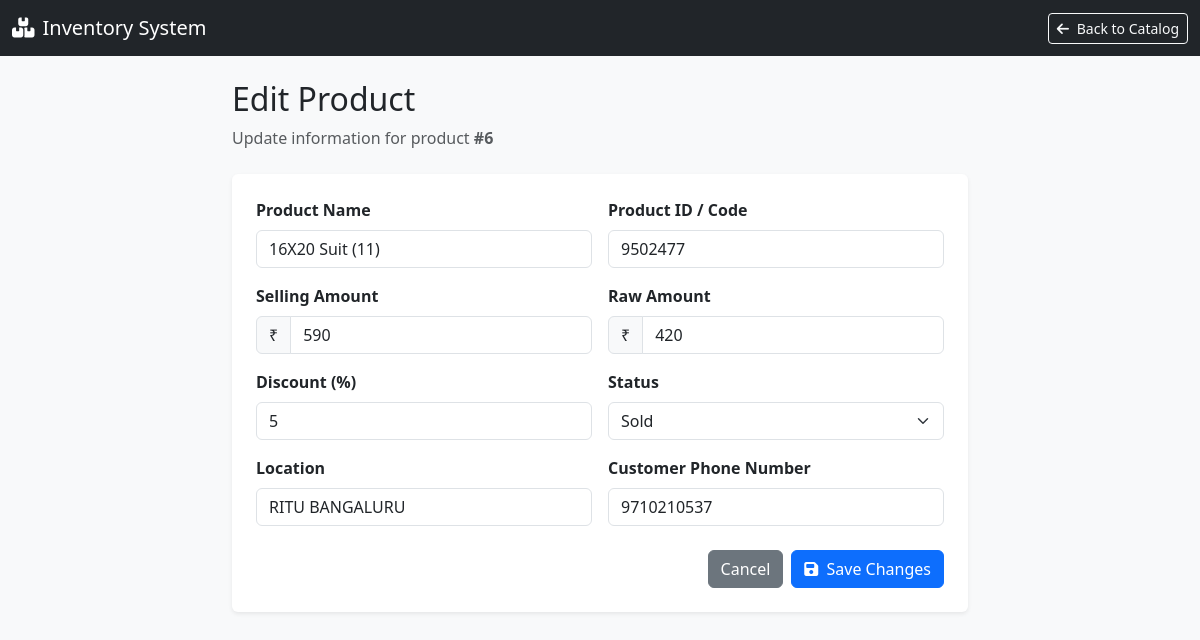
The app's page /edit_product/6 (signed in), older data.
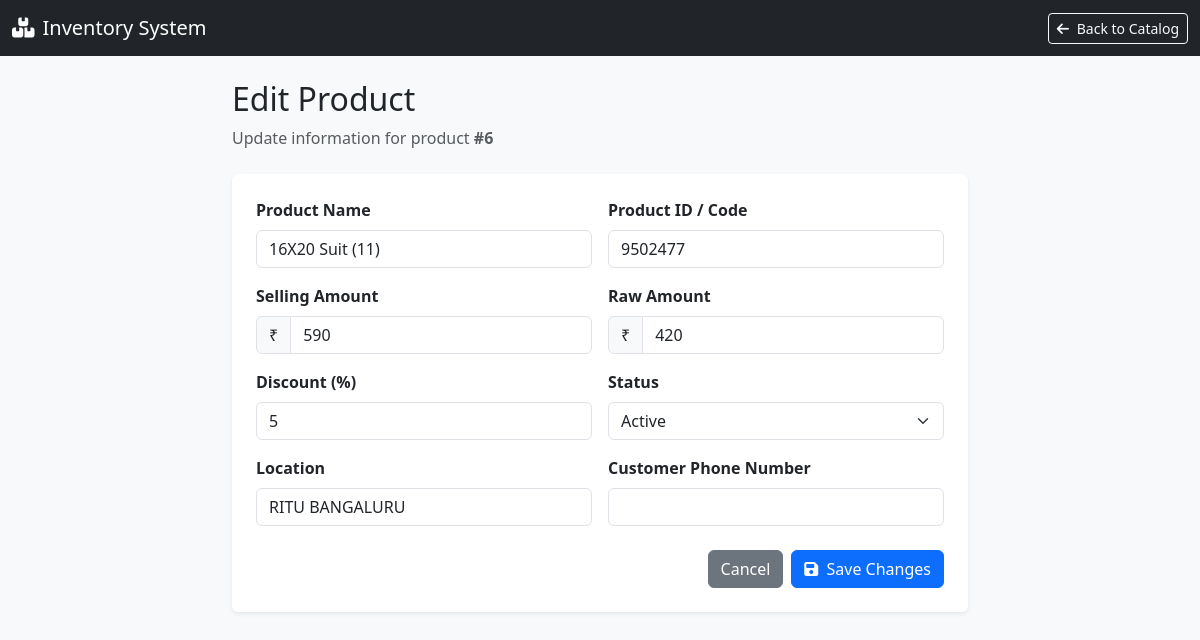
The same page, newer data.
### app.py (models this page shows, shortened)
class Product(db.Model) :
    id = db.Column(db.Integer,primary_key=True)
    billing_id = db.Column(db.Integer, db.ForeignKey('billing.id'), nullable=True)
    product_name = db.Column(db.String(100))
    product_id = db.Column(db.String(100), nullable=True)
    product_selling_amount = db.Column(db.Integer)
    product_raw_amount = db.Column(db.Integer,nullable=True)
    backup_product_selling_amount = db.Column(db.Integer, nullable=True,default=None)  # New field to store the original selling amount for discount restoration
    backup_product_raw_amount = db.Column(db.Integer, default=None,nullable=True)  # New field to store the original raw amount for discount restoration
    discount = db.Column(db.Integer,nullable=True)
    product_location = db.Column(db.String(100),nullable=True,default=None)
    product_entry_date = db.Column(db.String(100),nullable=True)
    product_exit_date = db.Column(db.DateTime, default=None,nullable=True)
    customer_phone_number = db.Column(db.String(10), db.ForeignKey('customer.customer_phone_number'), default=None, nullable=True)
    status = db.Column(db.String(20), default='active')  # active, sold, expired, etc.

### app.py (the view, shortened to what this page needs)
@app.route('/edit_product/<int:id>', methods=['GET', 'POST'])
@login_required
def edit_product(id):
    product = Product.query.get_or_404(id)
    return render_template('edit_product.html', product=product)

### app.py (called while the page is built)
@login_manager.user_loader
def load_user(user_id):
    uid = int(user_id)
    user = User.query.get(uid)
    if user:
        return user
    shop_dealer = ShopDealer.query.get(uid)
    if shop_dealer:
        return shop_dealer
    return None

### templates/edit_product.html (shortened to what the changed rows need)
<!DOCTYPE html>
<html lang="en">
<head>
    <link href="https://cdn.jsdelivr.net/npm/bootstrap@5.3.0/dist/css/bootstrap.min.css" rel="stylesheet">
    <link href="https://cdnjs.cloudflare.com/ajax/libs/font-awesome/6.4.0/css/all.min.css" rel="stylesheet">
</head>
<body>
    <div class="container my-4">
        <div class="row justify-content-center">
            <div class="col-lg-8 col-md-10">
                <div class="d-flex justify-content-between align-items-center mb-4">
                    <div>
                        <h2>Edit Product</h2>
                        <p class="text-muted mb-0">Update information for product <strong>#{{ product.id }}</strong></p>
                    </div>
                </div>
                <div class="card p-4">
                    <form method="POST">
                        <div class="row g-3">
                            <div class="col-md-6">
                                <label for="product_name" class="form-label fw-bold">Product Name</label>
                                <input type="text" class="form-control" id="product_name" name="product_name" value="{{ product.product_name }}" required>
                            </div>
                            <div class="col-md-6">
                                <label for="product_id" class="form-label fw-bold">Product ID / Code</label>
                                <input type="text" class="form-control" id="product_id" name="product_id" value="{{ product.product_id or '' }}">
                            </div>
                            <div class="col-md-6">
                                <div class="input-group">
                                    <span class="input-group-text">₹</span>
                                    <input type="number" class="form-control" id="product_selling_amount" name="product_selling_amount" value="{{ product.product_selling_amount }}" required>
                                </div>
                            </div>
                            <div class="col-md-6">
                                <div class="input-group">
                                    <span class="input-group-text">₹</span>
                                    <input type="number" class="form-control" id="product_raw_amount" name="product_raw_amount" value="{{ product.product_raw_amount or '' }}">
                                </div>
                            </div>
                            <div class="col-md-6">
                                <label for="discount" class="form-label fw-bold">Discount (%)</label>
                                <input type="number" class="form-control" id="discount" name="discount" value="{{ product.discount or '' }}" placeholder="e.g., 10">
                            </div>
                            <div class="col-md-6">
                                <label for="status" class="form-label fw-bold">Status</label>
                                <select class="form-select" id="status" name="status">
                                    <option value="active" {% if product.status == 'active' %}selected{% endif %}>Active</option>
                                    <option value="sold" {% if product.status == 'sold' %}selected{% endif %}>Sold</option>
                                </select>
                            </div>
                            <div class="col-md-6">
                                <label for="product_location" class="form-label fw-bold">Location</label>
                                <input type="text" class="form-control" id="product_location" name="product_location" value="{{ product.product_location or '' }}">
                            </div>
                            <div class="col-md-6">
                                <label for="customer_phone_number" class="form-label fw-bold">Customer Phone Number</label>
                                <input type="text" class="form-control" id="customer_phone_number" name="customer_phone_number" value="{{ product.customer_phone_number or '' }}" maxlength="10">
                            </div>
                        </div>
                    </form>
                </div>
            </div>
        </div>
    </div>
</body>
</html>

Row changes from the older to the newer data that the page shows:
changed Product "16X20 Suit (11)": status "Sold" → "Active"; customer_phone_number "9710210537" → (not shown)
